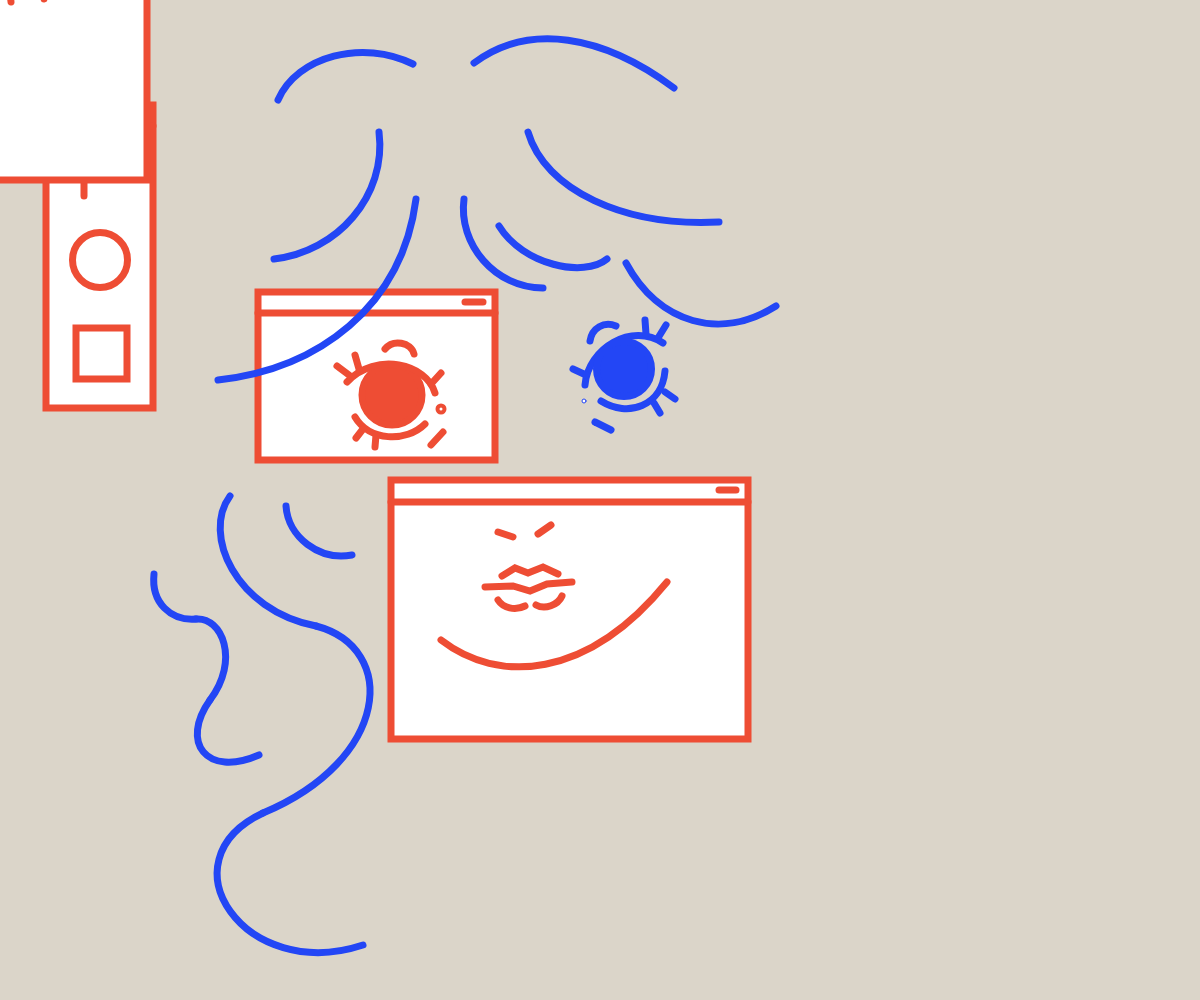
Frame 1 (no input)
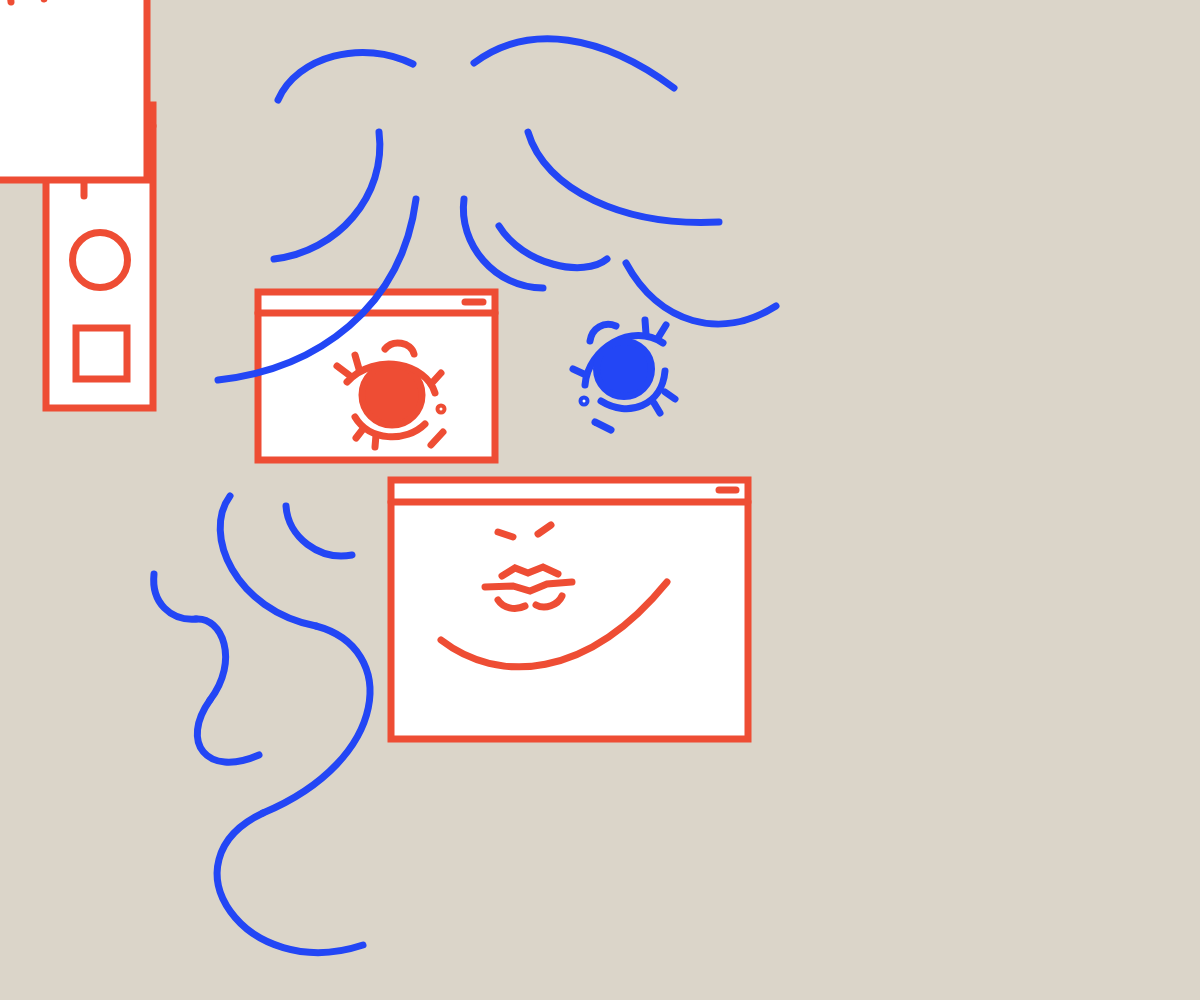
Frame 60 (no input)
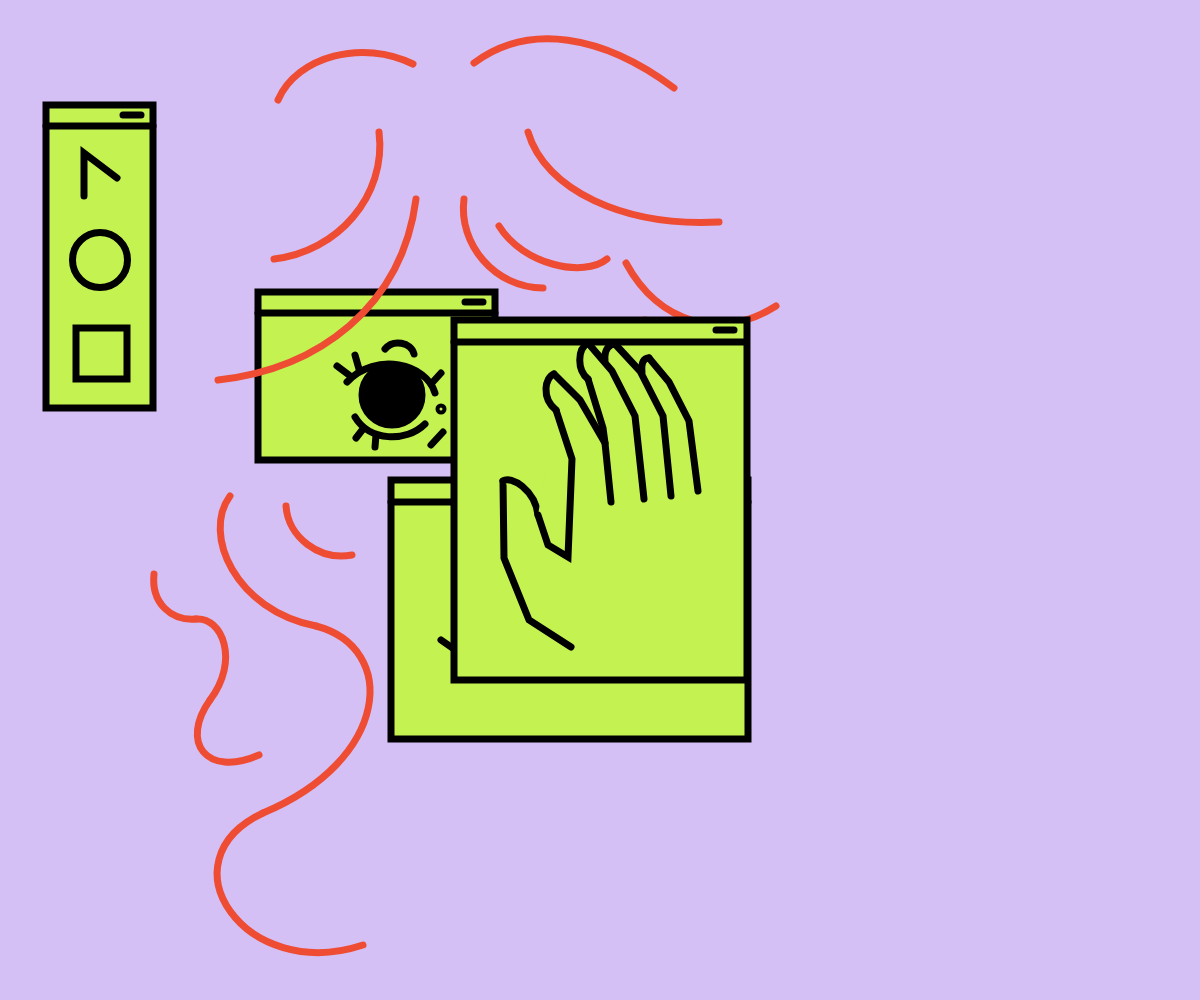
Frame 120 (the mouse pressed at the canvas centre since frame 60)

The p5.js sketch that drew these frames (run headless with seeded random() and noise() and a simulated clock; from frame 60 on, the mouse is pressed at the canvas centre):

// p5.js sketch
// ── sketch.js
 
// Variables
let varRed;
let varBlue;
let varGreen;
let varWhite;
let varBlack;
let varBeige;
let varPurple;

// Setup code goes here
function setup() {
	createCanvas(windowWidth, windowHeight);
 }


// Draw code goes here
function draw() {
	varBlue = color(35, 70, 245);
	varRed = color(238, 77, 52);
	varGreen = color(195, 242, 81);
	varWhite = color(255, 255, 255);
	varBlack = color(0, 0, 0);
	varBeige = color(219, 213, 201);
	varPurple = color(212, 192, 245);
 	if (mouseIsPressed) {
 		varBlue = varRed;
 		varRed = varBlack;
 		varWhite = varGreen;
 		varBeige = varPurple;
 	}
 	background(varBeige);
 	drawEye1();
 	drawEyeBox();
 	drawBangs();
 	drawEye2();
 	drawMouthBox();
 	drawMouth();
 	drawHair();
 	drawTools();
 	drawHand();
}

// Draws the right eye
function drawEye1() {
	stroke(varBlue);
	circle(584, 401, 4, 4);
	noFill();
	strokeWeight(7);
	bezier(585, 385, 588, 348, 632, 322, 663, 343);
	fill(varBlue);
	circle(624, 369, 55, 55);
	line(586, 375, 573, 369);
	line(646, 334, 645, 320);
	line(658, 338, 666, 325);
	noFill();
	bezier(601, 401, 628, 418, 662, 406, 665, 371);
	bezier(590, 341, 592, 328, 604, 321, 616, 326);
	line(654, 403, 660, 413);
	line(665, 392, 675, 399);
	line(595, 422, 611, 430);
}

// Draws the bangs
function drawBangs() {
	noFill();
	strokeWeight(7);
	stroke(varBlue);
	bezier(626, 263, 659, 324, 721, 341, 776, 306);
	bezier(499, 226, 523, 265, 584, 278, 607, 259);
	bezier(464, 199, 458, 244, 495, 288, 543, 288);
	bezier(528, 132, 545, 190, 624, 227, 719, 222);
	bezier(474, 63, 529, 22, 603, 35, 674, 88);
	bezier(278, 100, 297, 56, 363, 39, 413, 64);
	bezier(274, 259, 337, 252, 387, 196, 379, 132);
	bezier(218, 380, 318, 369, 402, 307, 416, 199);
}

// Draws the left eye window
function drawEyeBox() {
	noFill();
	stroke(varRed);
	strokeWeight(7);
	fill(varWhite);
	rect(258, 292, 237, 168);
	line(258, 313, 495, 313);
	line(465, 302, 483, 302);
}

// Draws the left eye
function drawEye2() {
	stroke(varRed);
	fill(varRed);
	circle(392, 395, 60, 60);
	noFill();
	strokeWeight(7);
	bezier(347, 382, 376, 351, 427, 364, 435, 393);
	bezier(355, 417, 369, 441, 406, 443, 425, 424);
	circle(441, 409, 4, 4);
	line(443, 432, 431, 445);
	line(431, 384, 441, 373);
	line(337, 366, 349, 375);
	line(355, 355, 359, 369);
	bezier(385, 349, 393, 339, 411, 342, 414, 354);
	line(363, 429, 356, 438);
	line(376, 435, 375, 447);
}

// Draws mouth and chin window
function drawMouthBox() {
	strokeWeight(7);
	fill(varWhite);
	rect(391, 480, 357, 259);
	line(391, 502, 748, 502);
	line(719, 490, 736, 490);
}

// Draws the mouth and chin
function drawMouth() {
	noFill();
	strokeWeight(7);
	line(513, 537, 498, 532);
	line(538, 534, 551, 525);
	noFill();
	beginShape();
	vertex(502, 576);
	vertex(515, 568);
	vertex(528, 573);
	vertex(543, 567);
	vertex(558, 574);
	endShape();
	beginShape();
	vertex(485, 587);
	vertex(513, 586);
	vertex(530, 591);
	vertex(547, 584);
	vertex(572, 582);
	endShape();
	bezier(498, 600, 503, 608, 515, 611, 525, 606);
	bezier(536, 605, 545, 610, 558, 605, 562, 596);
	bezier(441, 640, 498, 684, 587, 680, 667, 582);
}

// Draws hair
function drawHair() {
	stroke(varBlue);
	bezier(286, 506, 288, 537, 319, 561, 352, 555);
	bezier(230, 496, 202, 534, 235, 610, 316, 626);
	bezier(316, 626, 399, 648, 390, 760, 263, 813);
	bezier(263, 813, 161, 861, 245, 984, 363, 945);
	bezier(154, 574, 151, 603, 171, 621, 196, 619);
	bezier(196, 619, 222, 617, 240, 660, 210, 700);
	bezier(210, 700, 180, 742, 206, 778, 259, 755);
}

// Draw toolbox
function drawTools() {
	stroke(varRed);
	fill(varWhite);
	rect(46, 105, 107, 303);
	line(46, 126, 153, 126);
	line(123, 115, 141, 115);
	beginShape();
	vertex(84, 196);
	vertex(84, 153);
	vertex(117, 178);
	circle(100, 260, 55, 55);
	rect(76, 328, 51, 51);
	endShape();
}

// Draw hand window that will follow the mouse
function drawHand() {
	stroke(varRed);
	// Draw window
	fill(varWhite);
	rect(mouseX - 146, mouseY - 180, 293, 360);
	line(mouseX - 146, mouseY - 158, mouseX + 146, mouseY - 158);
	line(mouseX + 116, mouseY - 170, mouseX + 134, mouseY - 170);
	// Draw hand
	beginShape();
	vertex(mouseX - 29, mouseY + 147);
	vertex(mouseX - 71, mouseY + 120);
	vertex(mouseX - 96, mouseY + 58);
	vertex(mouseX - 97, mouseY - 19);
	endShape();
	bezier(mouseX - 97, mouseY - 19, mouseX - 89, mouseY - 25, mouseX - 65, mouseY - 10, mouseX - 62, mouseY + 15);
	beginShape();
	vertex(mouseX - 62, mouseY + 15);
	vertex(mouseX - 52, mouseY + 45);
	vertex(mouseX - 32, mouseY + 57);
	vertex(mouseX - 28, mouseY - 41);
	vertex(mouseX - 44, mouseY - 90);
	endShape();
	bezier(mouseX - 44, mouseY - 90, mouseX - 59, mouseY - 102, mouseX - 55, mouseY - 123, mouseX - 46, mouseY - 126);
	beginShape();
	vertex(mouseX - 46, mouseY - 126);
	vertex(mouseX - 20, mouseY - 100);
	vertex(mouseX + 5, mouseY - 57);
	vertex(mouseX + 11, mouseY + 2);
	endShape();
	beginShape();
	vertex(mouseX + 5, mouseY - 57);
	vertex(mouseX + 3, mouseY - 72);
	vertex(mouseX - 12, mouseY - 121);
	endShape();
	bezier(mouseX - 12, mouseY - 121, mouseX - 23, mouseY - 130, mouseX - 23, mouseY - 151, mouseX - 12, mouseY - 157);
	beginShape();
	vertex(mouseX - 12, mouseY - 157);
	vertex(mouseX + 12, mouseY - 129);
	vertex(mouseX + 35, mouseY - 84);
	vertex(mouseX + 44, mouseY - 1);
	endShape();
	bezier(mouseX + 5, mouseY - 140, mouseX + 4, mouseY - 150, mouseX + 9, mouseY - 156, mouseX + 15, mouseY - 156);
	beginShape();
	vertex(mouseX + 15, mouseY - 156);
	vertex(mouseX + 40, mouseY - 129);
	vertex(mouseX + 63, mouseY - 84);
	vertex(mouseX + 71, mouseY - 4);
	endShape();
	bezier(mouseX + 42, mouseY - 128, mouseX + 41, mouseY - 138, mouseX + 44, mouseY - 142, mouseX + 49, mouseY - 142);
	beginShape();
	vertex(mouseX + 49, mouseY - 142);
	vertex(mouseX + 69, mouseY - 118);
	vertex(mouseX + 89, mouseY - 79);
	vertex(mouseX + 98, mouseY - 9);
	endShape();
}
